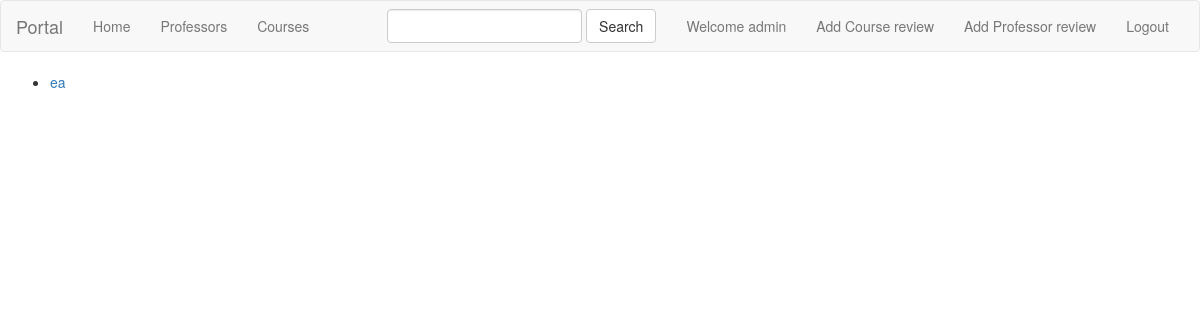
Before: /courses/ (signed in) with the older database file.
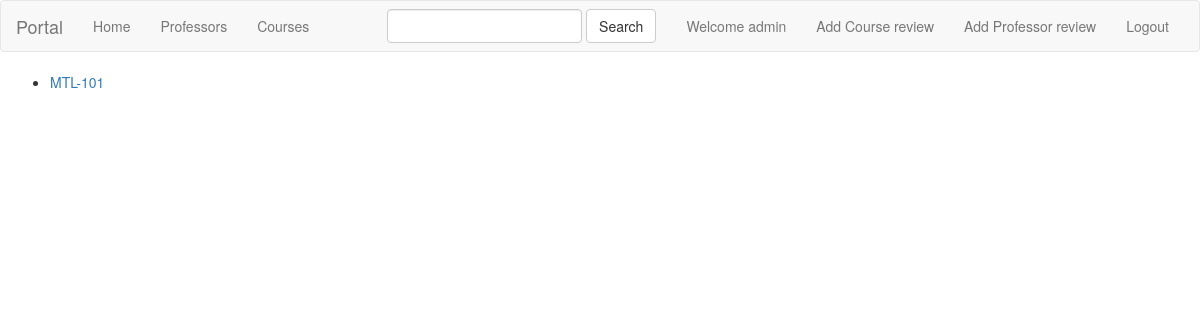
After: the same page with the newer database file.
### courses/models.py (models this page shows, shortened)
class Course(models.Model):
    name = models.CharField(max_length=100)
    department = models.CharField(max_length=100)

### courses/views.py (the view)
class IndexView(generic.ListView):
    template_name = 'courses/index.html'
    context_object_name = 'all_courses'
    def get_queryset(self):
        return Course.objects.all()

### courses/templates/courses/index.html
{% extends 'root/base.html' %}
{% block body %}
<ul>
    {% for course in all_courses %}
        <li><a href="{% url 'courses:detail' course.id %}"> {{ course.name }} </a></li>
    {% endfor %}
</ul>
{% endblock %}

Changed rows visible on the page:
changed Course: name "ea" → "MTL-101"
